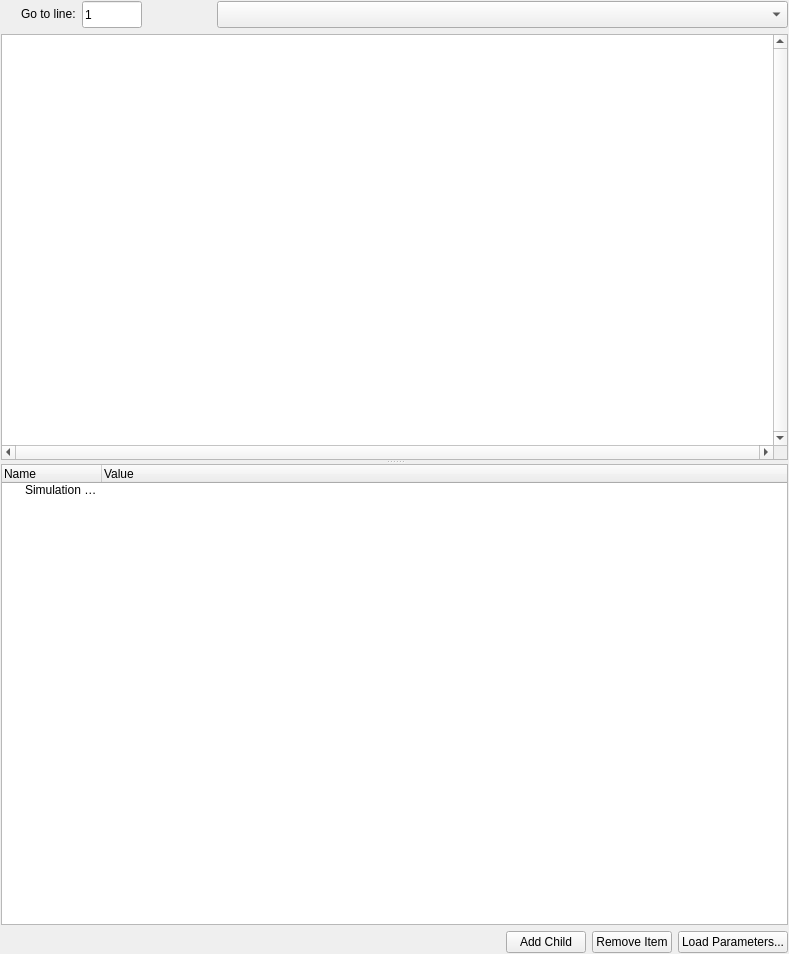
<ui version="4.0" >
 <class>brqtEditorWindow</class>
 <widget class="QWidget" name="brqtEditorWindow" >
  <property name="geometry" >
   <rect>
    <x>0</x>
    <y>0</y>
    <width>789</width>
    <height>954</height>
   </rect>
  </property>
  <property name="windowTitle" >
   <string>Form</string>
  </property>
  <layout class="QVBoxLayout" >
   <property name="leftMargin" >
    <number>1</number>
   </property>
   <property name="topMargin" >
    <number>1</number>
   </property>
   <property name="rightMargin" >
    <number>1</number>
   </property>
   <property name="bottomMargin" >
    <number>1</number>
   </property>
   <item>
    <layout class="QHBoxLayout" >
     <item>
      <spacer>
       <property name="orientation" >
        <enum>Qt::Horizontal</enum>
       </property>
       <property name="sizeType" >
        <enum>QSizePolicy::Fixed</enum>
       </property>
       <property name="sizeHint" >
        <size>
         <width>20</width>
         <height>23</height>
        </size>
       </property>
      </spacer>
     </item>
     <item>
      <widget class="QLabel" name="textLabel1" >
       <property name="sizePolicy" >
        <sizepolicy vsizetype="Fixed" hsizetype="Fixed" >
         <horstretch>0</horstretch>
         <verstretch>0</verstretch>
        </sizepolicy>
       </property>
       <property name="text" >
        <string>Go to line:</string>
       </property>
      </widget>
     </item>
     <item>
      <widget class="QLineEdit" name="lineBox" >
       <property name="sizePolicy" >
        <sizepolicy vsizetype="Fixed" hsizetype="Fixed" >
         <horstretch>0</horstretch>
         <verstretch>0</verstretch>
        </sizepolicy>
       </property>
       <property name="maximumSize" >
        <size>
         <width>60</width>
         <height>32767</height>
        </size>
       </property>
       <property name="text" >
        <string>1</string>
       </property>
      </widget>
     </item>
     <item>
      <spacer>
       <property name="orientation" >
        <enum>Qt::Horizontal</enum>
       </property>
       <property name="sizeType" >
        <enum>QSizePolicy::Fixed</enum>
       </property>
       <property name="sizeHint" >
        <size>
         <width>69</width>
         <height>23</height>
        </size>
       </property>
      </spacer>
     </item>
     <item>
      <widget class="brqtMethodPopup" name="methodPopup" >
       <property name="font" >
        <font>
         <family>Lucida Grande</family>
         <pointsize>12</pointsize>
         <weight>50</weight>
         <italic>false</italic>
         <bold>false</bold>
         <underline>false</underline>
         <strikeout>false</strikeout>
        </font>
       </property>
      </widget>
     </item>
    </layout>
   </item>
   <item>
    <widget class="QSplitter" name="splitter" >
     <property name="orientation" >
      <enum>Qt::Vertical</enum>
     </property>
     <widget class="brqtTextEdit" name="textEdit" >
      <property name="sizePolicy" >
       <sizepolicy vsizetype="MinimumExpanding" hsizetype="MinimumExpanding" >
        <horstretch>0</horstretch>
        <verstretch>0</verstretch>
       </sizepolicy>
      </property>
      <property name="sizeIncrement" >
       <size>
        <width>0</width>
        <height>2</height>
       </size>
      </property>
      <property name="font" >
       <font>
        <family>Monaco</family>
        <pointsize>9</pointsize>
        <weight>50</weight>
        <italic>false</italic>
        <bold>false</bold>
        <underline>false</underline>
        <strikeout>false</strikeout>
       </font>
      </property>
      <property name="midLineWidth" >
       <number>-5</number>
      </property>
      <property name="verticalScrollBarPolicy" >
       <enum>Qt::ScrollBarAlwaysOn</enum>
      </property>
      <property name="horizontalScrollBarPolicy" >
       <enum>Qt::ScrollBarAlwaysOn</enum>
      </property>
      <property name="lineWrapMode" >
       <enum>QTextEdit::NoWrap</enum>
      </property>
      <property name="lineWrapColumnOrWidth" >
       <number>0</number>
      </property>
      <property name="html" >
       <string>&lt;html>&lt;head>&lt;meta name="qrichtext" content="1" />&lt;style type="text/css">
p, li { white-space: pre-wrap; }
&lt;/style>&lt;/head>&lt;body style=" font-family:'Monaco'; font-size:9pt; font-weight:400; font-style:normal;">
&lt;p style="-qt-paragraph-type:empty; margin-top:0px; margin-bottom:0px; margin-left:0px; margin-right:0px; -qt-block-indent:0; text-indent:0px; font-family:'Courier'; font-size:12pt;">&lt;/p>&lt;/body>&lt;/html></string>
      </property>
      <property name="tabStopWidth" >
       <number>15</number>
      </property>
      <property name="acceptRichText" >
       <bool>false</bool>
      </property>
     </widget>
     <widget class="QWidget" name="layoutWidget" >
      <layout class="QVBoxLayout" >
       <item>
        <widget class="QTreeWidget" name="parameters" >
         <property name="sizePolicy" >
          <sizepolicy vsizetype="Preferred" hsizetype="Preferred" >
           <horstretch>0</horstretch>
           <verstretch>0</verstretch>
          </sizepolicy>
         </property>
         <property name="sizeIncrement" >
          <size>
           <width>0</width>
           <height>1</height>
          </size>
         </property>
         <property name="autoExpandDelay" >
          <number>0</number>
         </property>
         <property name="columnCount" >
          <number>2</number>
         </property>
         <column>
          <property name="text" >
           <string>Name</string>
          </property>
         </column>
         <column>
          <property name="text" >
           <string>Value</string>
          </property>
         </column>
         <item>
          <property name="text" >
           <string>Simulation Parameters</string>
          </property>
          <property name="text" >
           <string/>
          </property>
         </item>
        </widget>
       </item>
       <item>
        <layout class="QHBoxLayout" >
         <item>
          <spacer>
           <property name="orientation" >
            <enum>Qt::Horizontal</enum>
           </property>
           <property name="sizeHint" >
            <size>
             <width>40</width>
             <height>20</height>
            </size>
           </property>
          </spacer>
         </item>
         <item>
          <widget class="QPushButton" name="addChildParameter" >
           <property name="text" >
            <string>Add Child</string>
           </property>
          </widget>
         </item>
         <item>
          <widget class="QPushButton" name="removeParameter" >
           <property name="text" >
            <string>Remove Item</string>
           </property>
          </widget>
         </item>
         <item>
          <widget class="QPushButton" name="loadParameters" >
           <property name="text" >
            <string>Load Parameters...</string>
           </property>
          </widget>
         </item>
        </layout>
       </item>
      </layout>
     </widget>
    </widget>
   </item>
  </layout>
 </widget>
 <customwidgets>
  <customwidget>
   <class>brqtMethodPopup</class>
   <extends>QComboBox</extends>
   <header>brqtMethodPopup.h</header>
  </customwidget>
  <customwidget>
   <class>brqtTextEdit</class>
   <extends>QTextEdit</extends>
   <header>brqtTextEdit.h</header>
  </customwidget>
 </customwidgets>
 <resources/>
 <connections/>
</ui>
